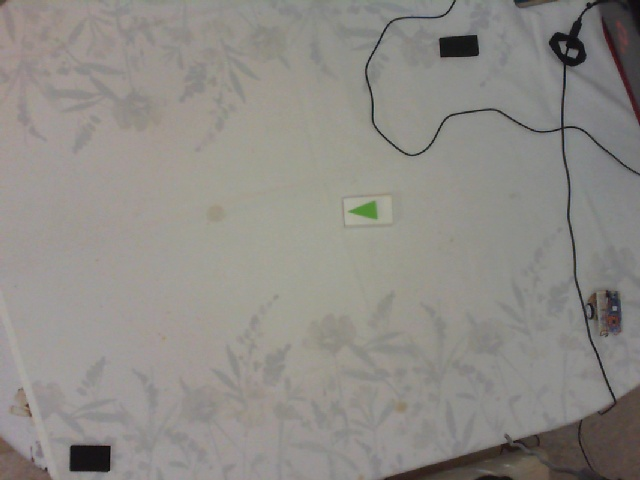
#> input picture assets/img/test.png, 640 x 480 px
$ python -i borders.py   (imports and definitions only)
#> lines starting #> are read from the running program, lines starting #| are printed output that depends on the picture; after the words box and inside, x2 and y2 are one past the last pixel; in counts of white or black regions, pixels touching at a corner belong together
#> further down, picture is the input picture: shape (480, 640, 3); mean B, G, R 134.4, 139.2, 142.2
### opencv/forms/utils.py
import math
from typing import List, Tuple

import numpy as np
from cv2 import putText, polylines, FONT_HERSHEY_COMPLEX
import math


FONT = FONT_HERSHEY_COMPLEX


def approx_xy(approx, area: object, res: object) -> tuple:
    """
        Calculate the approximate position (x, y) of an object
    """
    polylines(res, approx, True, 255, 5)
    x: int = approx.ravel()[0]
    y: int = approx.ravel()[1]
    # putText(res, "Rectangle " + str(area),
    #         (x, y), FONT, 1, 255)
    return x, y


# [135 lines left out: functions cart2pol, pol2cart, line_line, line_rect, rotate_polygon, slope, not called in this run]


def offset_rect(pt1, m):
    """ Calc B of y = mx + B """
    return pt1[1] - (m * pt1[0])


# [41 lines left out: functions delta_x_y, up_or_down, is_clockwise, not called in this run]


def distance(p0, p1):
    """ Calculate the distance in px of two points"""
    return math.sqrt((p0[0] - p1[0]) ** 2 + (p0[1] - p1[1]) ** 2)


def between_pt(p0, p1):
    """ Calculate the point between two points"""
    return int((p0[0] + p1[0]) / 2), int((p0[1] + p1[1]) / 2)


class Point:
    x: int
    y: int

    # [7 lines left out: function __init__, not called in this run]

    def to_tuple(self):
        return self.x, self.y


class Segment:
    start_point: Point
    end_point: Point

    slope: float

    # [4 lines left out: function __init__, not called in this run]

    def length(self):
        return distance(self.start_point.to_tuple(), self.end_point.to_tuple())

    def calc_slope(self):
        return slope(self.start_point.to_tuple(), self.end_point.to_tuple())

    # [33 lines left out: function intercepts, not called in this run]

### opencv/forms/borders.py
import numpy as np
import cv2

from opencv.forms.utils import approx_xy

FONT = cv2.FONT_HERSHEY_SIMPLEX


def get_rect_borders(frame):
    """ Returns an array of borders(tuples with x and y) """
    # Turn no HSV
    hsv = cv2.cvtColor(frame, cv2.COLOR_BGR2HSV)
#> hsv: shape (480, 640, 3); mean H, S, V 39.1, 16.8, 142.8
    config = {
        "low_hue": 0,
        "max_hue": 255,
        "low_sat": 0,
        "max_sat": 255,
        "low_bri": 00,
        "max_bri": 60,
        "arc": 8,
        "min_area": 200,
        "max_area": 600,
    }
    # [6 lines of commented-out code are left out]
    lower_hsv = np.array(
        [config["low_hue"], config["low_sat"], config["low_bri"]])
    higher_hsv = np.array(
        [config["max_hue"], config["max_sat"], config["max_bri"]])
    # Create mask
    mask = cv2.inRange(hsv, lower_hsv, higher_hsv)
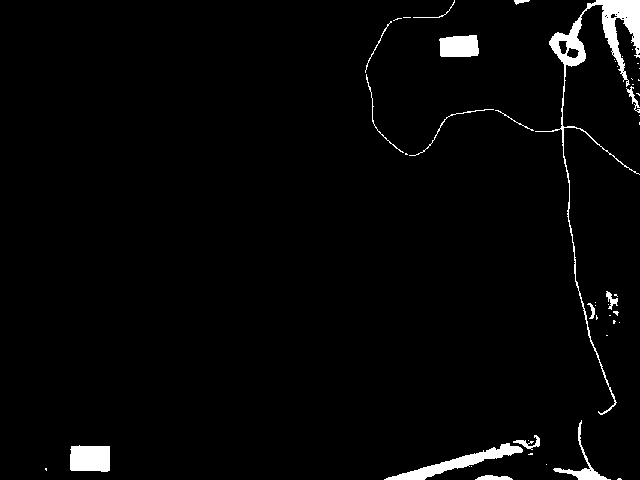
#> mask: shape (480, 640); 2.6% white; 48 white regions (32 under 20 px)

    contours, _ = cv2.findContours(
        mask, cv2.RETR_EXTERNAL, cv2.CHAIN_APPROX_TC89_L1)
#> contours = 48 contours, 35 with area under 20; largest, box (x1, y1, x2, y2) and area: (535, 0, 640, 415) 2776, (384, 443, 523, 480) 1147, (70, 445, 110, 472) 956, (440, 35, 479, 57) 731, (553, 420, 611, 480) 364

    rect_borders = list()
    for cnt in contours:
        if len(rect_borders) == 2:
            break
        area = cv2.contourArea(cnt)
        if config["min_area"] < area < config["max_area"]:
            approx = cv2.approxPolyDP(
                cnt, (config["arc"] / 100) * cv2.arcLength(cnt, True), True)
            pos = approx_xy(approx, area, mask)
            if len(approx) == 4:
                rect_borders.append(pos)
                cv2.polylines(mask, approx, True, 255, 5)
                # font
                font = cv2.FONT_HERSHEY_SIMPLEX
                # Blue color in BGR
                color = (255, 0, 0)

                cv2.putText(mask, "Area " + str(area),
                            (max(pos[0] - 150, 50), pos[1]-15), font,
                            1, color, 1, cv2.LINE_AA)
#> this loop made 48 passes
#> (area, approx, x in approx_xy, y in approx_xy, font, color) on pass 11: (363.5, [[581, 420], [590, 468], [553, 469], [610, 479]], 581, 420, 0, (255, 0, 0))
#> area on passes 2, 7, 8, 10, 20, 23: 99, 956.5, 1147, 100, 34.5, 70.5
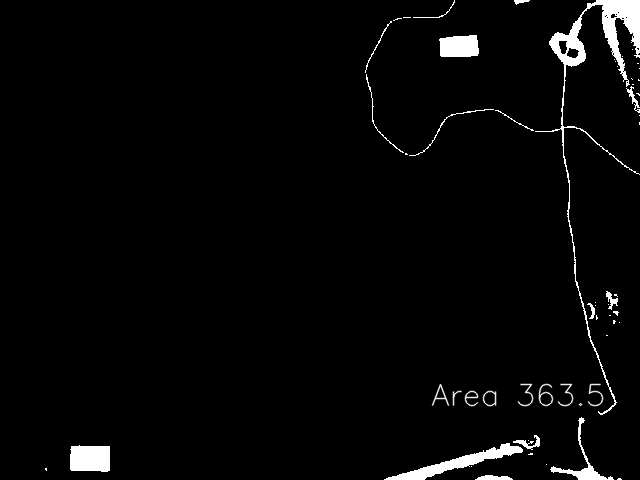
#> mask: shape (480, 640); 0.38% of pixels changed, all inside (x1, y1, x2, y2) = (431, 383, 614, 480)
#> after the loop, rect_borders = [(581, 420)]
    # cv2.imshow('mas02k', mask)
    # cv2.imshow('frame', frame)
    border_mask = mask
    return rect_borders, border_mask


def crop_frame(frame, borders):
    min_x = min(borders[0][0], borders[1][0])
    max_x = max(borders[0][0], borders[1][0])
    min_y = min(borders[0][1], borders[1][1])
    max_y = max(borders[0][1], borders[1][1])
    return frame[min_y:max_y, min_x:max_x]

>>> import cv2
>>> picture = cv2.imread('../../assets/img/test.png')
>>> result = get_rect_borders(picture)
